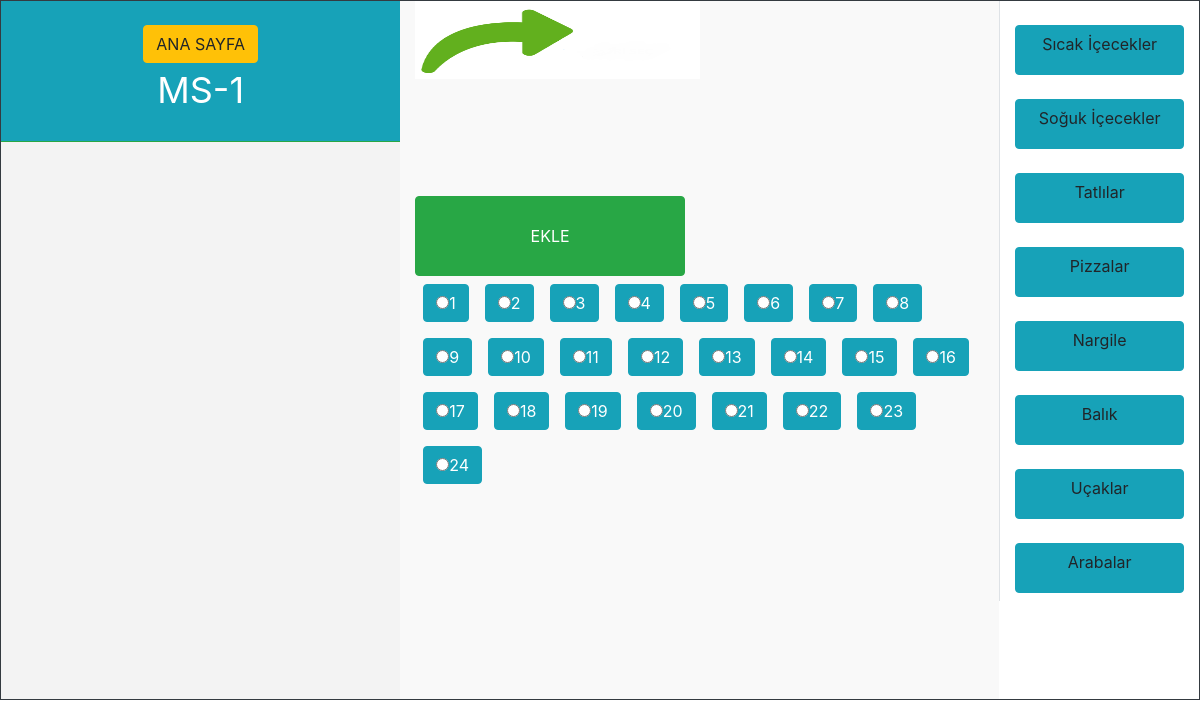
Page /masadetay.php?masaid=1 on the earlier database version.
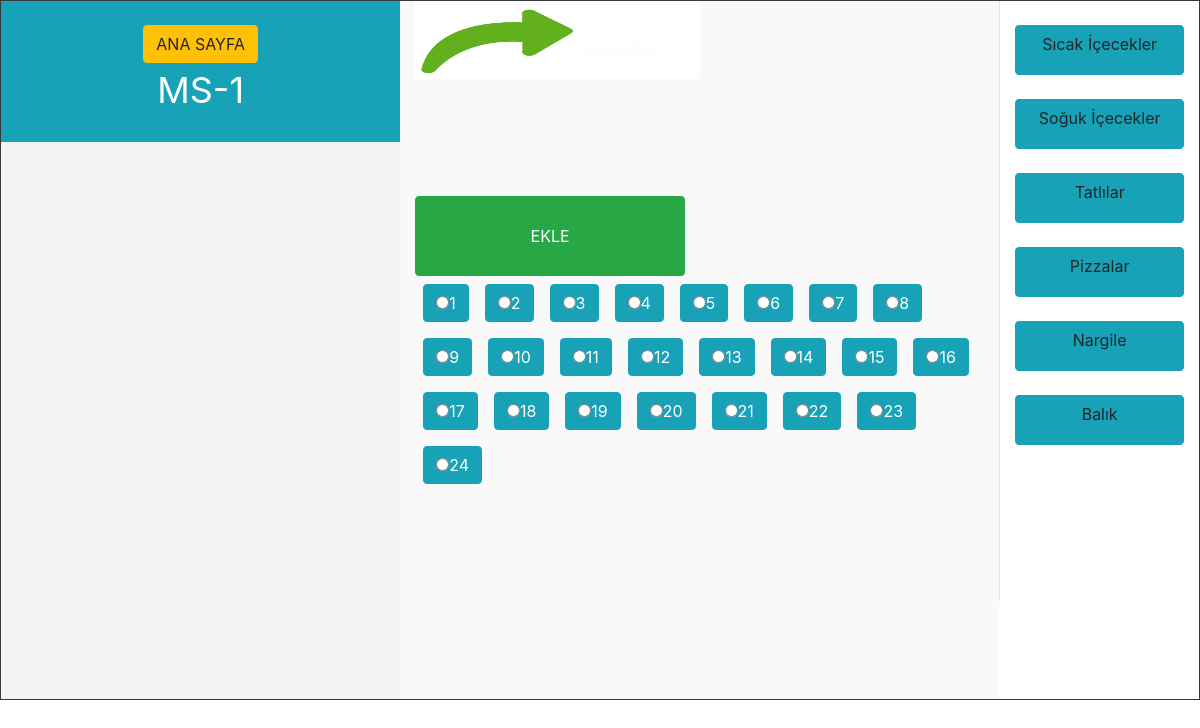
Same page on the later database version.
### tables this page shows
CREATE TABLE `masalar` (
  `id` int(11) NOT NULL AUTO_INCREMENT,
  `ad` varchar(255) NOT NULL,
  `durum` int(11) NOT NULL,
  PRIMARY KEY (`id`)
);

CREATE TABLE `kategori` (
  `id` int(11) NOT NULL AUTO_INCREMENT,
  `ad` varchar(200) NOT NULL,
  PRIMARY KEY (`id`)
);

### fonksiyon/fonksiyon.php (the view, shortened to what this page needs)
<?php
class sistem {
	private function benimsorum($vt,$sorgu,$tercih) {
	$a =$sorgu;
	$b=$vt->prepare($a);
	$b->execute();
	if ($tercih==1):
	return $c=$b->get_result();
	endif;
	}
	function masagetir ($vt,$id) {
	$get="select * from masalar where id=$id";
	return$this->benimsorum($vt,$get,1);
	}
	function urungrup($db) {
		$se="select * from kategori";
		$gelen=$this->benimsorum($db,$se,1);
		while ($son=$gelen->fetch_assoc()) :
		echo '<br><a type="button" class="btn btn-info"  style="height:50px; width:100%;" sectionId="'.$son["id"].'">'.$son["ad"].'</a><br>';
		endwhile;
	}
}
?>

### masadetay.php (shortened to what this page needs)
<?php include("fonksiyon/fonksiyon.php"); $masam = new sistem;
@$masaid=$_GET["masaid"];
?>
<head>
<link rel="stylesheet" href="dosya/boost.css">
<link rel="stylesheet" href="dosya/stil.css">
</head>
<body>
<div class="container-fluid">
	<?php
	if ($masaid!="") :
	$son=$masam->masagetir($db,$masaid);
	$dizi=$son->fetch_assoc();
	?>
		<div class="row border border-dark" id="div1">
			<div class="col-md-4" id="div2">
				<div class="row">
					<div class="col-md-12 border-bottom border-success bg-info text-white mx-auto p-4 text-center" style="font-size:36px;" id="div3">
					<a href="index.php" class="btn btn-warning">ANA SAYFA</a><br>
					<?php echo $dizi["ad"]; ?></div>
					<div  class="col-md-12" id="veri"></div>
				</div>
		</div>
		<div class="col-md-6"  style="background-color:#F9F9F9">
			<div class="row">
				<form id="formum">
				<div class="col-md-12" id="sonuc"  style="min-height:50%;">
				<img src="dosya/işarettik.png" style="width:50%;height:50%;" alt="">
				</div>
			</div>
			<div class="row">
				<div class="col-md-12" class="div2">
					<div class="row" class="div2">
						<div class="col-md-6">
							<input type="button" id="btn" value="EKLE" style="height:80px; width:100%;" class="btn btn-success btn-block mt-4" />
						</div>
						<div class="col-md-12">
							<?php
							for ($i=1; $i<=24; $i++) :
							echo '<label class="btn btn-info m-2"><input name="adet" type="radio" value="'.$i.'" />'.$i.'</label>';
							endfor;
							?>
						</div>
					</div>
				</div>
			</div>
		</div>
		<div class="col-md-2  border-left" id="urunler" style="height: 600px;overflow-y: auto;overflow-x: hidden;">
		<?php $masam->urungrup($db); ?>
		</div>
</div>
</div>
<?php
else:
echo "hata var";
endif;
?>
</body>
</head>

### dosya/stil.css (style rules this page uses)
#div1 { min-height:700px; border-bottom:#D3D3D3 solid dashed; }
#div2 { background-color:#F3F3F3; border-right:#D3D3D3 solid dashed; }
#div3 { min-height:100px; font-size:36px; }

Differences in the rows shown:
removed kategori: ad "Uçaklar"
removed kategori: ad "Arabalar"
